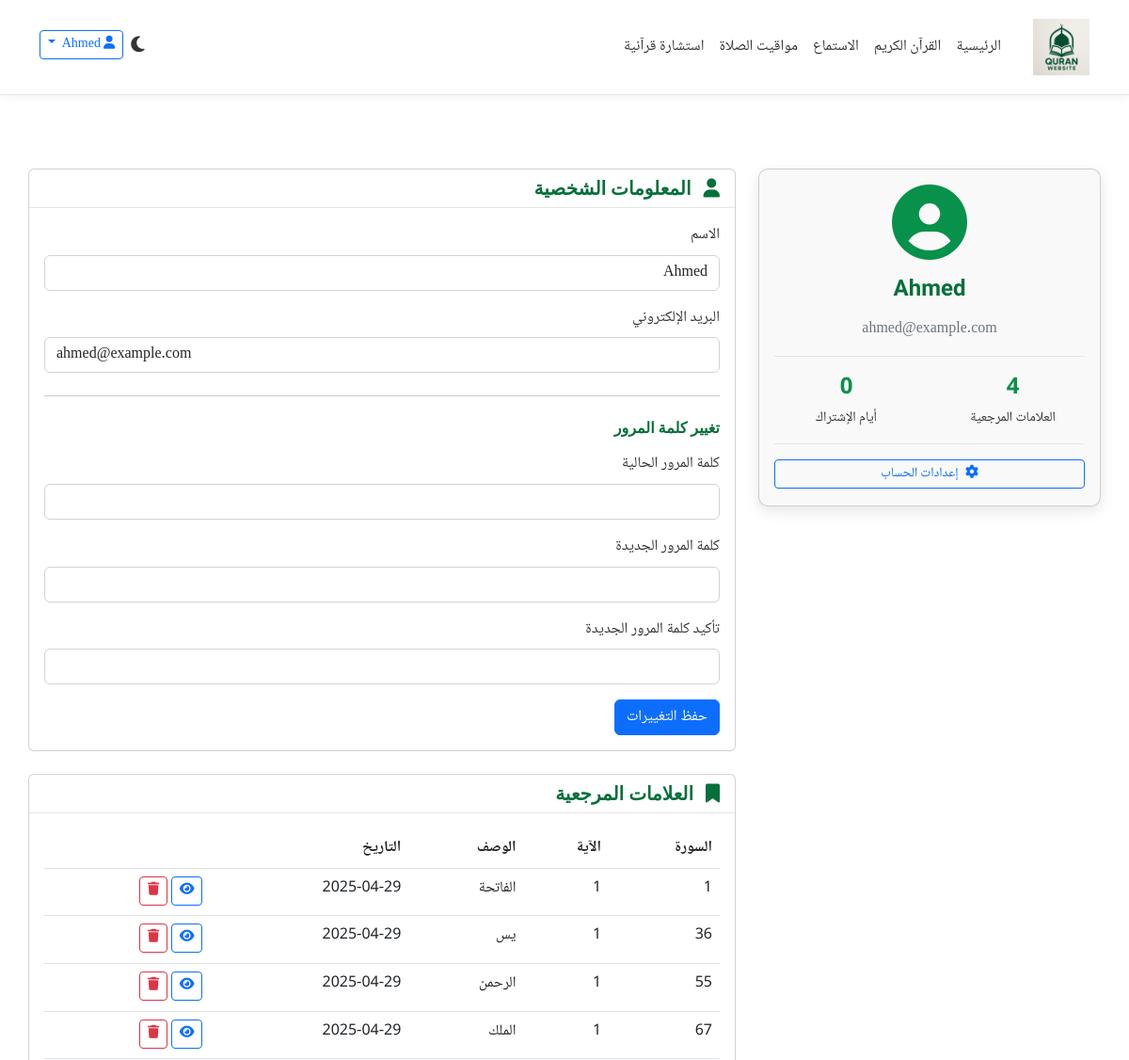
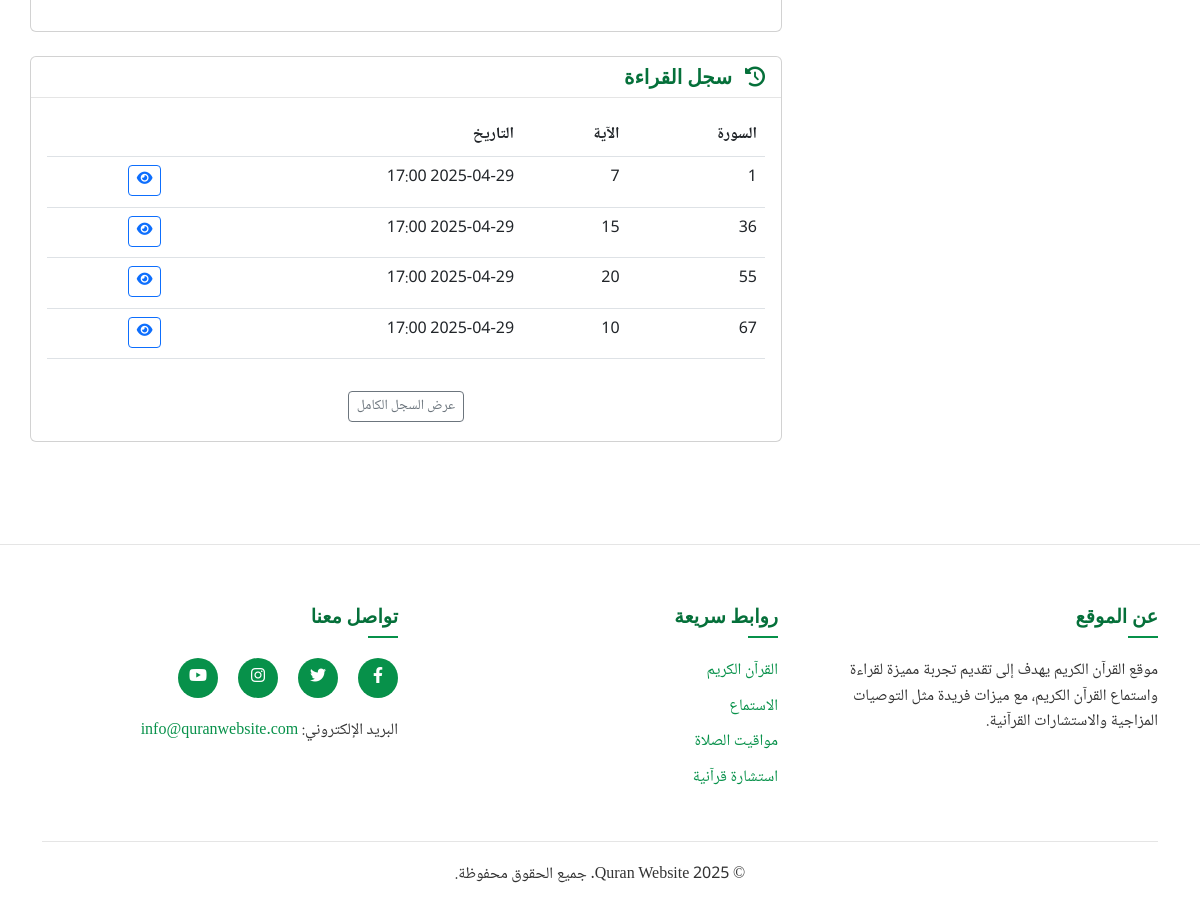
Screenshot of /profile (signed in) with the database file from the repository (2 pictures, top to bottom).
### tables this page shows
CREATE TABLE IF NOT EXISTS users (
    id INT AUTO_INCREMENT PRIMARY KEY,
    name VARCHAR(100) NOT NULL,
    email VARCHAR(100) NOT NULL UNIQUE,
    password VARCHAR(255) NOT NULL,
    remember_token VARCHAR(255),
    created_at TIMESTAMP DEFAULT CURRENT_TIMESTAMP,
    updated_at TIMESTAMP DEFAULT CURRENT_TIMESTAMP ON UPDATE CURRENT_TIMESTAMP
);

CREATE TABLE IF NOT EXISTS bookmarks (
    id INT AUTO_INCREMENT PRIMARY KEY,
    user_id INT NOT NULL,
    surah_number INT NOT NULL,
    ayah_number INT NOT NULL,
    name VARCHAR(100),
    created_at TIMESTAMP DEFAULT CURRENT_TIMESTAMP,
    FOREIGN KEY (user_id) REFERENCES users(id) ON DELETE CASCADE
);

CREATE TABLE IF NOT EXISTS reading_history (
    id INT AUTO_INCREMENT PRIMARY KEY,
    user_id INT NOT NULL,
    surah_number INT NOT NULL,
    ayah_number INT NOT NULL,
    timestamp TIMESTAMP DEFAULT CURRENT_TIMESTAMP,
    FOREIGN KEY (user_id) REFERENCES users(id) ON DELETE CASCADE
);

### app/controllers/Controller.php (called while the page is built, shortened)
<?php
class Controller {
    protected function render($view, $data = []) {
        $data['content_view'] = $view;
        view('layout', $data);
    }
}
?>

### app/controllers/ProfileController.php (called while the page is built, shortened)
<?php
require_once BASE_PATH . '/app/controllers/Controller.php';
require_once BASE_PATH . '/app/models/User.php';
class ProfileController extends Controller {
    private $userModel;
    public function __construct() {
        $this->userModel = new User();
    }
    public function index() {
        $userId = getCurrentUserId();
        $user = $this->userModel->findById($userId);
        $bookmarks = $this->userModel->getBookmarks($userId);
        $readingHistory = $this->userModel->getReadingHistory($userId, 5);
        $chatHistory = $this->userModel->getChatHistory($userId, 5);
        $this->render('profile/index', [
            'user' => $user,
            'bookmarks' => $bookmarks,
            'readingHistory' => $readingHistory,
            'chatHistory' => $chatHistory
        ]);
    }
}
?>

### app/models/Database.php (called while the page is built, shortened)
<?php
class Database {
    private static $instance = null;
    private $connection;
    private function __construct() {
        try {
            $this->connection = new PDO(
                'mysql:host=' . DB_HOST . ';dbname=' . DB_NAME . ';charset=utf8mb4',
                DB_USER,
                DB_PASS,
                [
                    PDO::ATTR_ERRMODE => PDO::ERRMODE_EXCEPTION,
                    PDO::ATTR_DEFAULT_FETCH_MODE => PDO::FETCH_ASSOC,
                    PDO::ATTR_EMULATE_PREPARES => false
                ]
            );
        } catch (PDOException $e) {
            die('Database connection error: ' . $e->getMessage());
        }
    }
    public static function getInstance() {
        if (self::$instance === null) {
            self::$instance = new Database();
        }
        return self::$instance;
    }
    public function query($query, $params = []) {
        try {
            $stmt = $this->connection->prepare($query);
            $stmt->execute($params);
            return $stmt;
        } catch (PDOException $e) {
            die('Query error: ' . $e->getMessage());
        }
    }
    public function fetchOne($query, $params = []) {
        $stmt = $this->query($query, $params);
        return $stmt->fetch();
    }
    public function fetchAll($query, $params = []) {
        $stmt = $this->query($query, $params);
        return $stmt->fetchAll();
    }
}
?>

### app/models/User.php (called while the page is built, shortened)
<?php
require_once BASE_PATH . '/app/models/Database.php';
class User {
    private $db;
    public function __construct() {
        $this->db = Database::getInstance();
    }
    public function findById($id) {
        return $this->db->fetchOne("SELECT * FROM users WHERE id = ?", [$id]);
    }
    public function getBookmarks($userId) {
        return $this->db->fetchAll("SELECT * FROM bookmarks WHERE user_id = ? ORDER BY created_at DESC", [$userId]);
    }
    public function getReadingHistory($userId, $limit = 10, $offset = 0) {
        return $this->db->fetchAll("SELECT * FROM reading_history WHERE user_id = ? ORDER BY timestamp DESC LIMIT ? OFFSET ?", [$userId, $limit, $offset]);
    }
}
?>

### app/views/profile/index.php (the view, shortened to what this page needs)
<div class="container profile-page my-5">
    <div class="row">
        <div class="col-md-4">
            <div class="card profile-sidebar mb-4">
                <div class="card-body text-center">
                    <div class="profile-avatar">
                        <i class="fas fa-user-circle fa-5x"></i>
                    </div>
                    <h4 class="mt-3"><?= htmlspecialchars($user['name']) ?></h4>
                    <p class="text-muted"><?= htmlspecialchars($user['email']) ?></p>
                    <div class="profile-stats mb-3">
                        <div class="row">
                            <div class="col">
                                <div class="stat-value"><?= count($bookmarks) ?></div>
                                <div class="stat-label">العلامات المرجعية</div>
                            </div>
                            <div class="col">
                                <div class="stat-value"><?= date_diff(date_create($user['created_at']), date_create('now'))->days ?></div>
                                <div class="stat-label">أيام الإشتراك</div>
                            </div>
                        </div>
                    </div>
                    <a href="<?= baseUrl() ?>/settings" class="btn btn-outline-primary btn-sm w-100">
                        <i class="fas fa-cog me-1"></i> إعدادات الحساب
                    </a>
                </div>
            </div>
        </div>
        <div class="col-md-8">
            <div class="card mb-4">
                <div class="card-header bg-transparent">
                    <h5 class="mb-0"><i class="fas fa-user me-2"></i> المعلومات الشخصية</h5>
                </div>
                <div class="card-body">
                    <form action="<?= baseUrl() ?>/profile/update" method="post">
                        <div class="mb-3">
                            <label for="name" class="form-label">الاسم</label>
                            <input type="text" class="form-control <?= isset($errors['name']) ? 'is-invalid' : '' ?>" id="name" name="name" value="<?= htmlspecialchars($name ?? $user['name']) ?>">
                        </div>
                        <div class="mb-3">
                            <label for="email" class="form-label">البريد الإلكتروني</label>
                            <input type="email" class="form-control <?= isset($errors['email']) ? 'is-invalid' : '' ?>" id="email" name="email" value="<?= htmlspecialchars($email ?? $user['email']) ?>">
                        </div>
                        <hr class="my-4">
                        <h6 class="mb-3">تغيير كلمة المرور</h6>
                        <div class="mb-3">
                            <label for="current_password" class="form-label">كلمة المرور الحالية</label>
                            <input type="password" class="form-control <?= isset($errors['current_password']) ? 'is-invalid' : '' ?>" id="current_password" name="current_password">
                        </div>
                        <div class="mb-3">
                            <label for="new_password" class="form-label">كلمة المرور الجديدة</label>
                            <input type="password" class="form-control <?= isset($errors['new_password']) ? 'is-invalid' : '' ?>" id="new_password" name="new_password">
                        </div>
                        <div class="mb-3">
                            <label for="confirm_password" class="form-label">تأكيد كلمة المرور الجديدة</label>
                            <input type="password" class="form-control <?= isset($errors['confirm_password']) ? 'is-invalid' : '' ?>" id="confirm_password" name="confirm_password">
                        </div>
                        <button type="submit" class="btn btn-primary">حفظ التغييرات</button>
                    </form>
                </div>
            </div>
            <div class="card mb-4">
                <div class="card-header bg-transparent">
                    <h5 class="mb-0"><i class="fas fa-bookmark me-2"></i> العلامات المرجعية</h5>
                </div>
                <div class="card-body">
                    <?php if (empty($bookmarks)): ?>
                        <p class="text-muted text-center">لا توجد علامات مرجعية حتى الآن</p>
                    <?php else: ?>
                        <div class="table-responsive">
                            <table class="table table-hover">
                                <thead>
                                    <tr>
                                        <th>السورة</th>
                                        <th>الآية</th>
                                        <th>الوصف</th>
                                        <th>التاريخ</th>
                                        <th></th>
                                    </tr>
                                </thead>
                                <tbody>
                                    <?php foreach ($bookmarks as $bookmark): ?>
                                        <tr>
                                            <td><?= $bookmark['surah_number'] ?></td>
                                            <td><?= $bookmark['ayah_number'] ?></td>
                                            <td><?= $bookmark['name'] ? htmlspecialchars($bookmark['name']) : '-' ?></td>
                                            <td><?= date('Y-m-d', strtotime($bookmark['created_at'])) ?></td>
                                            <td>
                                                <a href="<?= baseUrl() ?>/quran/<?= $bookmark['surah_number'] ?>/<?= $bookmark['ayah_number'] ?>" class="btn btn-sm btn-outline-primary" title="الذهاب إلى الآية">
                                                    <i class="fas fa-eye"></i>
                                                </a>
                                                <a href="<?= baseUrl() ?>/bookmark/delete/<?= $bookmark['id'] ?>" class="btn btn-sm btn-outline-danger" title="حذف" onclick="return confirm('هل أنت متأكد من حذف هذه العلامة المرجعية؟')">
                                                    <i class="fas fa-trash"></i>
                                                </a>
                                            </td>
                                        </tr>
                                    <?php endforeach; ?>
                                </tbody>
                            </table>
                        </div>
                    <?php endif; ?>
                </div>
            </div>
            <div class="card mb-4">
                <div class="card-header bg-transparent">
                    <h5 class="mb-0"><i class="fas fa-history me-2"></i> سجل القراءة</h5>
                </div>
                <div class="card-body">
                    <?php if (empty($readingHistory)): ?>
                        <p class="text-muted text-center">لا يوجد سجل قراءة حتى الآن</p>
                    <?php else: ?>
                        <div class="table-responsive">
                            <table class="table table-hover">
                                <thead>
                                    <tr>
                                        <th>السورة</th>
                                        <th>الآية</th>
                                        <th>التاريخ</th>
                                        <th></th>
                                    </tr>
                                </thead>
                                <tbody>
                                    <?php foreach ($readingHistory as $history): ?>
                                        <tr>
                                            <td><?= $history['surah_number'] ?></td>
                                            <td><?= $history['ayah_number'] ?></td>
                                            <td><?= date('Y-m-d H:i', strtotime($history['timestamp'])) ?></td>
                                            <td>
                                                <a href="<?= baseUrl() ?>/quran/<?= $history['surah_number'] ?>/<?= $history['ayah_number'] ?>" class="btn btn-sm btn-outline-primary" title="الذهاب إلى الآية">
                                                    <i class="fas fa-eye"></i>
                                                </a>
                                            </td>
                                        </tr>
                                    <?php endforeach; ?>
                                </tbody>
                            </table>
                        </div>
                        <div class="text-center mt-3">
                            <a href="<?= baseUrl() ?>/profile/history" class="btn btn-sm btn-outline-secondary">عرض السجل الكامل</a>
                        </div>
                    <?php endif; ?>
                </div>
            </div>
        </div>
    </div>
</div>

### rows the page displays
users: name "Ahmed", email "ahmed@example.com", created_at "0"
bookmarks: surah_number "1", ayah_number "1", name "الفاتحة", created_at "2025-04-29"
bookmarks: surah_number "36", ayah_number "1", name "يس", created_at "2025-04-29"
bookmarks: surah_number "55", ayah_number "1", name "الرحمن", created_at "2025-04-29"
bookmarks: surah_number "67", ayah_number "1", name "الملك", created_at "2025-04-29"
reading_history: surah_number "1", ayah_number "7", timestamp "2025-04-29 17:00"
reading_history: surah_number "36", ayah_number "15", timestamp "2025-04-29 17:00"
reading_history: surah_number "55", ayah_number "20", timestamp "2025-04-29 17:00"
reading_history: surah_number "67", ayah_number "10", timestamp "2025-04-29 17:00"

### other values shown
count($bookmarks) "4"
APP_NAME "Quran Website"
